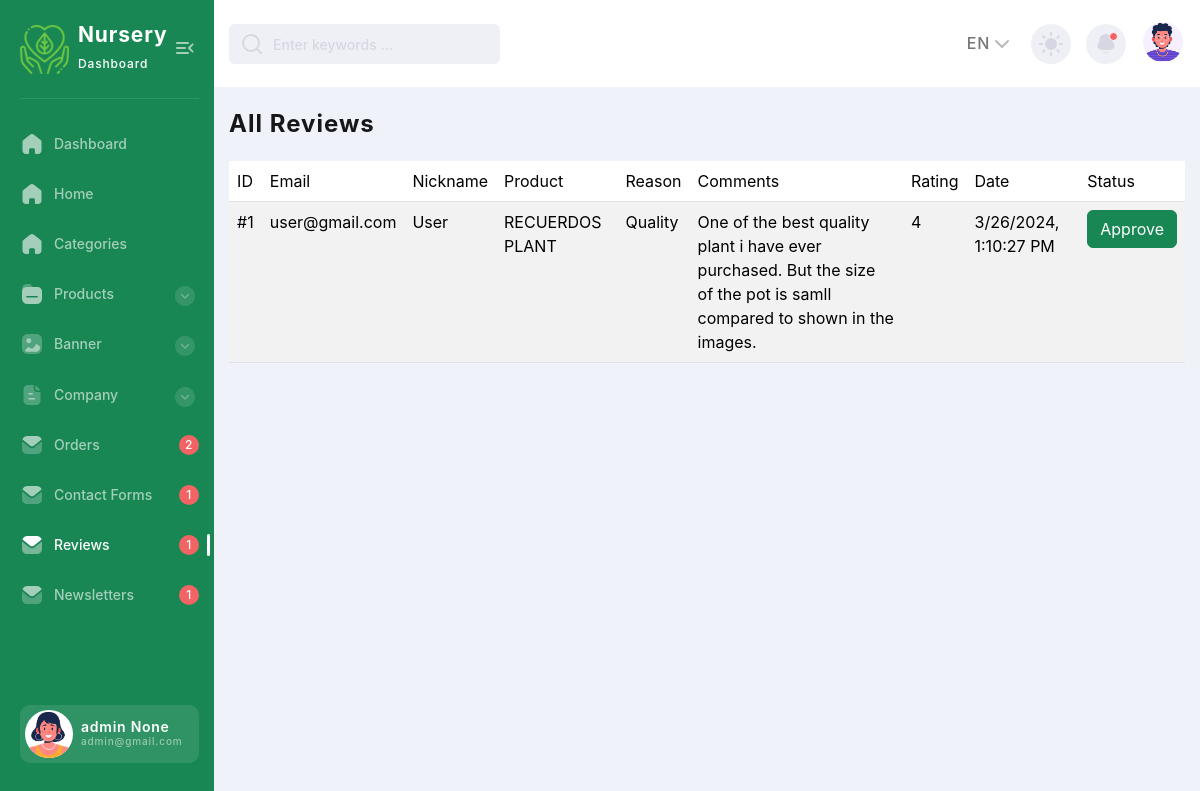
The page /all-reviews/ (signed in) on the database its author committed.
### backend/models.py (models this page shows, shortened)
class Company(models.Model):
    class Meta:
        db_table = "company"
        verbose_name = 'Company'
        verbose_name_plural = 'Companies'
    name = models.CharField(max_length=255)
    description = models.TextField(null=True,blank=True)
    email = models.CharField(max_length = 255)
    phone_number = models.CharField(max_length = 14)
    logo = models.ImageField(upload_to='logo/',null=True,blank=True)
    favicon = models.ImageField(upload_to='favicon/',null=True,blank=True)
    address = models.CharField(max_length = 255,null=True,blank=True)
    currency_symbol = models.TextField(blank=True,default="₹")

class Users(AbstractUser):
    username = None  # Remove the username field
    email = models.EmailField(unique=True)
    first_name = models.CharField(max_length=30)
    last_name = models.CharField(max_length=30,null=True,blank=True)
    date_of_birth = models.DateField(null=True, blank=True)
    USERNAME_FIELD = 'email'
    REQUIRED_FIELDS = ['first_name']  # Add any other required fields
    objects = CustomUserManager()

class Reviews(models.Model):
    class Meta:
        db_table = "reviews"
        verbose_name = 'Review'
        verbose_name_plural = 'Reviews'
    user = models.ForeignKey(Users,on_delete=models.CASCADE,blank=True)
    product = models.ForeignKey(Products,on_delete=models.CASCADE,blank=True)
    nickname = models.CharField(max_length = 255)
    reason = models.CharField(max_length = 255)
    comments = models.TextField()
    rating = models.CharField(max_length = 255)
    date_time = models.CharField(max_length = 255)
    is_read = models.BooleanField(default=False,null=True,blank=True)

class Products(models.Model):
    class Meta:
        db_table = 'products'
        managed = True
        verbose_name = 'Product'
        verbose_name_plural = 'Products'
    name = models.CharField(max_length=255)
    category = models.ForeignKey(ProductCategory,on_delete=models.PROTECT,null=True,blank=True)
    cost_price = models.CharField(max_length=255)
    selling_price = models.CharField(max_length=255)
    rating = models.CharField(max_length=255,null=True,blank=True)
    short_description = models.CharField(max_length=255)
    description = models.TextField()
    tags = models.CharField(max_length = 255,null=True,blank=True)
    is_published = models.BooleanField(default=True,null=True,blank=True)
    is_new_arrival = models.BooleanField(default=True,null=True,blank=True)
    is_best_selling = models.BooleanField(default=True,null=True,blank=True)

### backend/views.py (the view)
# urls.py: path('all-reviews/',bViews.AllReviews,name="all-reviews"),
def AllReviews(request):
    if is_admin(request):
        reviews = Reviews.objects.all()
        return render(request,"all/reviews.html",{"reviews":reviews})

### backend/views.py (called while the page is built)
def is_admin(request):
    if request.user.is_superuser:
        return True
    return False

### backend/templates/all/reviews.html (shortened to what this page needs)
{% extends "masters/admin_master.html" %}
{% block page-name %}
  All Reviews
{% endblock page-name %}
{% block body %}
{% load custom_filter %}
    <div class="all-products-wrapper">
        <table class="table table-striped">
            <thead>
                <tr>
                    <td>ID</td>
                    <td>Email</td>
                    <td>Nickname</td>
                    <td>Product</td>
                    <td>Reason</td>
                    <td>Comments</td>
                    <td>Rating</td>
                    <td>Date</td>
                    <td>Status</td>
                </tr>
            </thead>
            <tbody>
                {% for review in reviews %}
                  <tr>
                    <td>#{{review.id}}</td>
                    <td>{{review.user.email}}</td>
                    <td>
                        {{review.nickname}}
                    </td>
                    <td>{{review.product.name}}</td>
                    <td>{{review.reason}}</td>
                    <td>{{review.comments}}</td>
                    <td>{{review.rating}}</td>
                    <td>{{review.date_time}}</td>
                    <td>
                        {% if review.is_read %}
                          ✔️
                          {%else%}
                          <form action="{%url 'read-review'%}" method="post">
                            <button class="btn btn-success">Approve</button>
                          </form>
                        {% endif %}
                    </td>
                  </tr>
                {% endfor %}
            </tbody>
        </table>
    </div>
{% endblock body %}

### backend/templates/masters/admin_master.html (shortened to what this page needs)
<!DOCTYPE html>
<html lang="en">
<head>
    {% load static %}
    <link href="https://cdn.jsdelivr.net/npm/bootstrap@5.3.3/dist/css/bootstrap.min.css" rel="stylesheet">
  <link rel="stylesheet" href="{% static 'css/backend_style.min.css' %}">
</head>
<body>
    <div class="page-flex">
<aside class="sidebar">
    <div class="sidebar-start">
        <div class="sidebar-head">
            <a href="{%url 'dashboard'%}" class="logo-wrapper" title="Home">
                <div class="logo" style="background: none;">
                    <img src="/media/{{company.logo}}" alt="">
                </div>
                <div class="logo-text">
                    <span class="logo-title">{% if company.name %}
                      {{company.name}}
                      {%else%}
                      Nursery
                    {% endif %}</span>
                    <span class="logo-subtitle">Dashboard</span>
                </div>
            </a>
            <button class="sidebar-toggle transparent-btn" title="Menu" type="button">
                <span class="icon menu-toggle" aria-hidden="true"></span>
            </button>
        </div>
        <div class="sidebar-body">
            <ul class="sidebar-body-menu">
                <li>
                    <a href="{%url 'dashboard'%}" data-active-url="{%url 'dashboard'%}"><span class="icon home" aria-hidden="true"></span>Dashboard</a>
                </li>
                <li>
                    <a href="/"><span class="icon home" aria-hidden="true"></span>Home</a>
                </li>
                <li>
                    <a href="{%url 'all-categories'%}" data-active-url="{%url 'all-categories'%}"><span class="icon home" aria-hidden="true"></span>Categories</a>
                </li>
                <li>
                    <a class="show-cat-btn" href="##" data-active-url="{%url 'all-products'%}" data-active-url-add="{%url 'add-product'%}">
                        <span class="icon folder" aria-hidden="true"></span>Products
                        <span class="category__btn transparent-btn" title="Open list">
                            <span class="icon arrow-down" aria-hidden="true"></span>
                        </span>
                    </a>
                    <ul class="cat-sub-menu">
                        <li>
                        </li>
                        <li>
                        </li>
                    </ul>
                </li>
                <li>
                    <a class="show-cat-btn" href="##" data-active-url="{%url 'all-banners'%}" data-active-url-add="{%url 'add-banner'%}">
                        <span class="icon image" aria-hidden="true"></span>Banner
                        <span class="category__btn transparent-btn" title="Open list">
                            <span class="icon arrow-down" aria-hidden="true"></span>
                        </span>
                    </a>
                    <ul class="cat-sub-menu">
                        <li>
                        </li>
                        <li>
                        </li>
                    </ul>
                </li>
                <li>
                    <a class="show-cat-btn" href="##" data-active-url-add="{%url 'add-company'%}" data-active-url="{%url 'edit-company'%}">
                        <span class="icon paper" aria-hidden="true"></span>Company
                        <span class="category__btn transparent-btn" title="Open list">
                            <span class="icon arrow-down" aria-hidden="true"></span>
                        </span>
                    </a>
                    <ul class="cat-sub-menu">
                        <li>
                        </li>
                        <li>
                        </li>
                    </ul>
                </li>
                <li>
                    <a href="{%url 'admin-orders'%}" data-active-url="{%url 'admin-orders'%}">
                        <span class="icon message" aria-hidden="true"></span>
                        Orders
                    </a>
                    <span class="msg-counter">{{new_orders}}</span>
                </li>
                <li>
                    <a href="{%url 'contact-forms'%}" data-active-url="{%url 'contact-forms'%}">
                        <span class="icon message" aria-hidden="true"></span>
                        Contact Forms
                    </a>
                    <span class="msg-counter">{{new_contactforms}}</span>
                </li>
                <li>
                    <a href="{%url 'all-reviews'%}" data-active-url="{%url 'all-reviews'%}">
                        <span class="icon message" aria-hidden="true"></span>
                        Reviews
                    </a>
                    <span class="msg-counter">{{new_reviews}}</span>
                </li>
                <li>
                    <a href="{%url 'newsletters'%}" data-active-url="{%url 'newsletters'%}">
                        <span class="icon message" aria-hidden="true"></span>
                        Newsletters
                    </a>
                    <span class="msg-counter">{{new_newsletters}}</span>
                </li>
            </ul>
        </div>
    </div>
    <div class="sidebar-footer">
        <a href="{%url 'dashboard'%}" class="sidebar-user">
            <span class="sidebar-user-img">
                <picture><source srcset="{% static 'images/avatar/avatar-illustrated-01.webp' %}" type="image/webp"><img src="{% static 'images/avatar/avatar-illustrated-01.webp' %}" alt="User name"></picture>
            </span>
            <div class="sidebar-user-info">
                <span class="sidebar-user__title">{{request.user.first_name}} {{request.user.last_name}}</span>
                <span class="sidebar-user__subtitle">{{request.user.email}}</span>
            </div>
        </a>
    </div>
</aside>
<div class="main-wrapper">
    <nav class="main-nav--bg">
    <div class="container main-nav">
        <div class="main-nav-start">
        <div class="search-wrapper">
            <i data-feather="search" aria-hidden="true"></i>
            <input type="text" placeholder="Enter keywords ..." required>
        </div>
        </div>
        <div class="main-nav-end">
        <div class="lang-switcher-wrapper">
            <button class="lang-switcher transparent-btn" type="button">
            EN
            <i data-feather="chevron-down" aria-hidden="true"></i>
            </button>
        </div>
        <button class="theme-switcher gray-circle-btn" type="button" title="Switch theme">
            <i class="sun-icon" data-feather="sun" aria-hidden="true"></i>
        </button>
        <div class="notification-wrapper">
            <button class="gray-circle-btn dropdown-btn" title="To messages" type="button">
            <span class="icon notification active" aria-hidden="true"></span>
            </button>
        </div>
        <div class="nav-user-wrapper">
            <button href="##" class="nav-user-btn dropdown-btn" title="My profile" type="button">
            <span class="nav-user-img">
                <picture><source srcset="{% static 'images/avatar/avatar-illustrated-02.webp' %}" type="image/webp"><img src="{% static 'images/avatar/avatar-illustrated-02.webp' %}" alt="User name"></picture>
            </span>
            </button>
        </div>
        </div>
    </div>
    </nav>
<main class="main users chart-page" id="skip-target">
    <div class="container">
        <h2 class="main-title">
            {% block page-name %}{% endblock page-name %}
        </h2>
    {% block body %}
    {% endblock body %}
    </div>
</main>
</div>
</div>
</body>
</html>

### rows shown on the page
Company: logo (picture), name "Nursery"
Users: user.first_name "admin", user.last_name "None", user.email "admin@gmail.com"
Reviews: id "1", user.email "user@gmail.com", nickname "User", product.name "RECUERDOS PLANT", reason "Quality", comments "One of the best quality plant i have ever purchased. But the size of the pot is samll compared to shown in the images.", rating "4", date_time "3/26/2024, 1:10:27 PM"

### other values the page prints
{{ new_orders }} "2"
{{ new_contactforms }} "1"
{{ new_reviews }} "1"
{{ new_newsletters }} "1"
